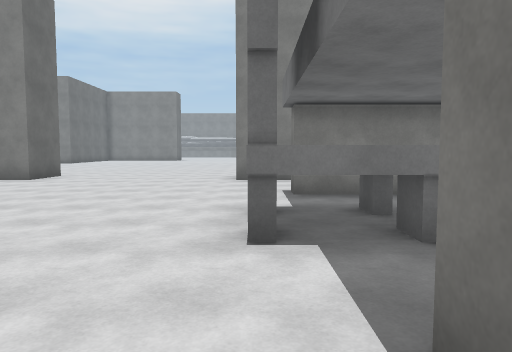
view 1 (above)

24 first-person views from a walk through a scene from a Unity 3-D project. The camera is 1.5 m above the floor, tilts 4° down and sees 70° across. The floor is counted in squares, 2 m on a side. Each view is taken from the middle of a square. On the plan, view 1 faces up. The plan holds only what a view shows up to about 11 squares ahead; the rest is blank. The place goes on beyond the plan. The player is left out. Surface patterns are stand-ins for the level's own textures.

view 2
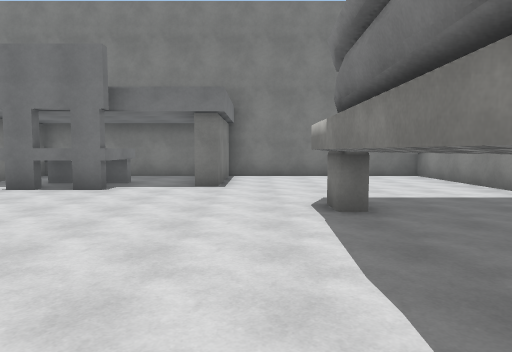

view 3
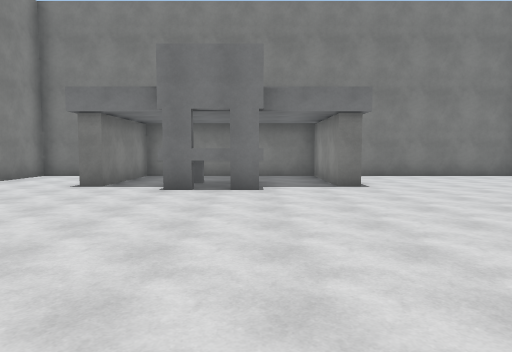

view 4
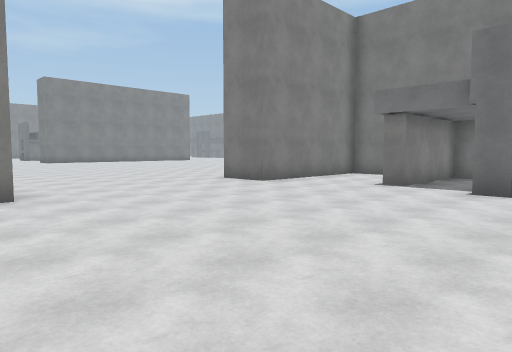

view 5
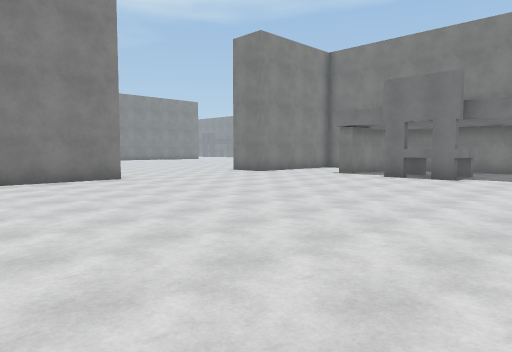

view 6
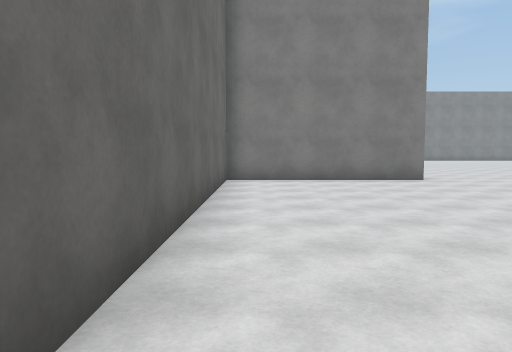

view 7
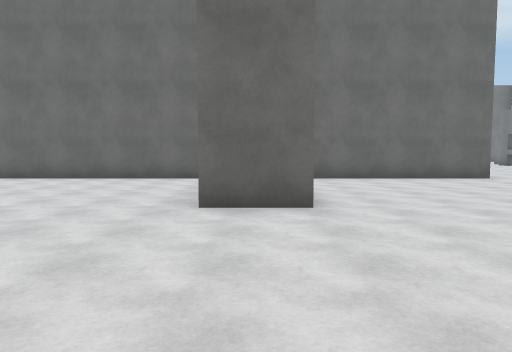

view 8
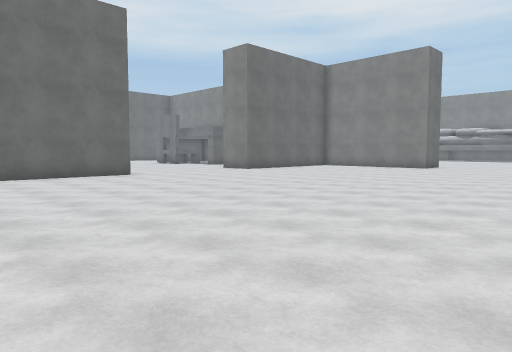

view 9
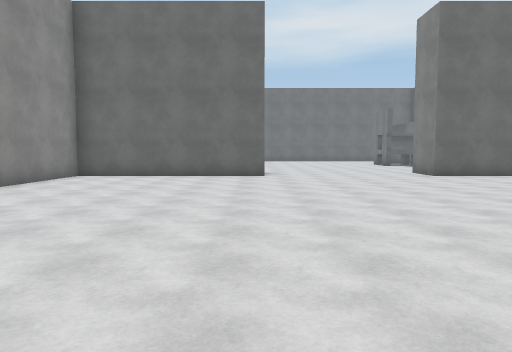

view 10
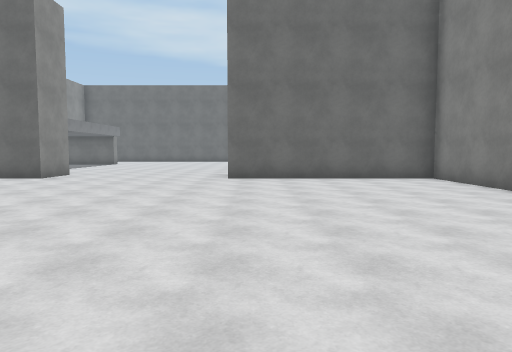

view 11
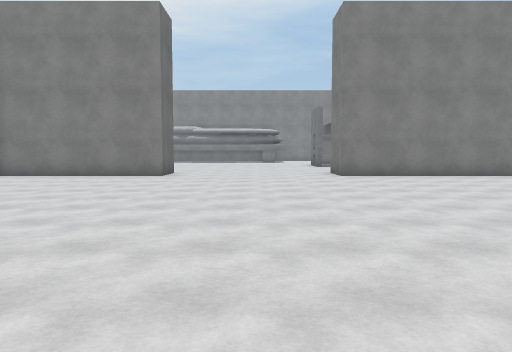

view 12
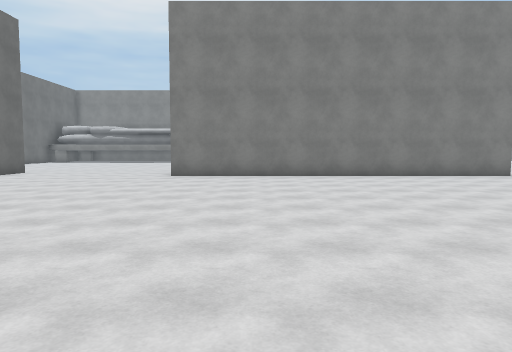

view 13
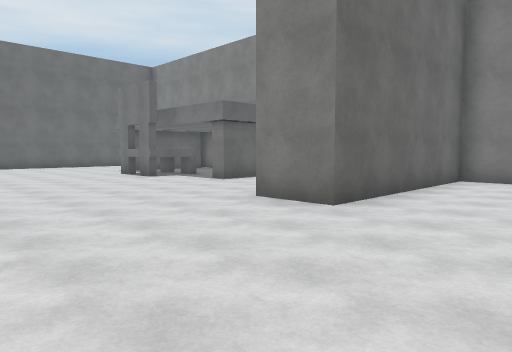

view 14
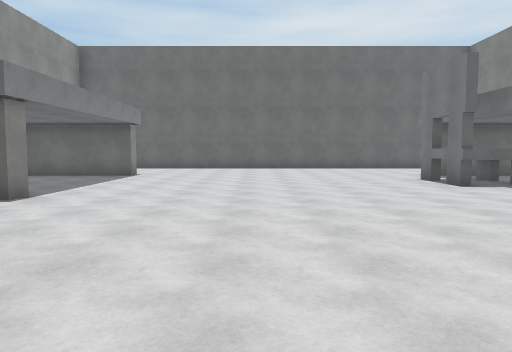

view 15
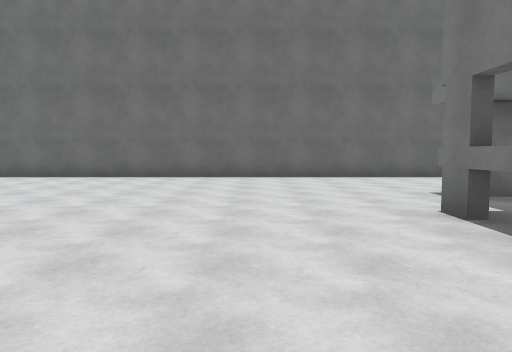

view 16
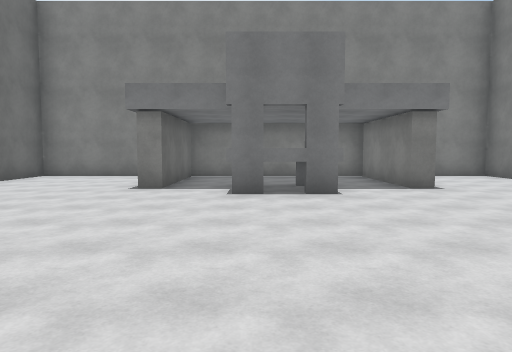

view 17
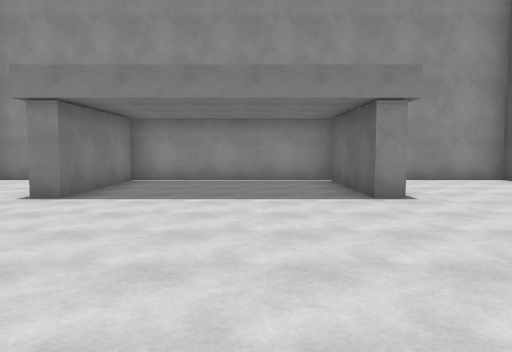

view 18
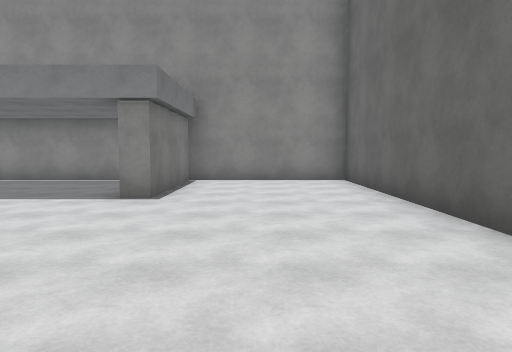

view 19
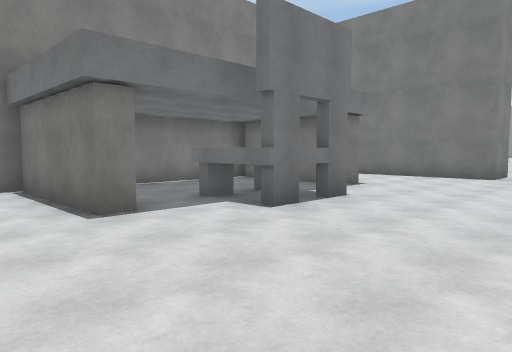

view 20
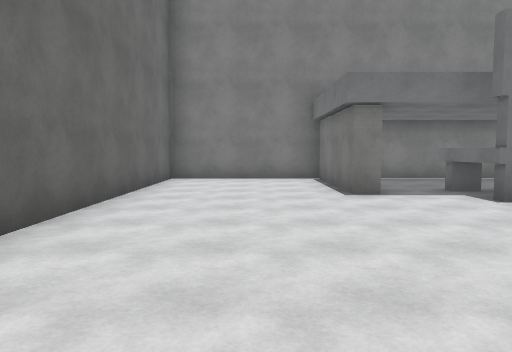

view 21
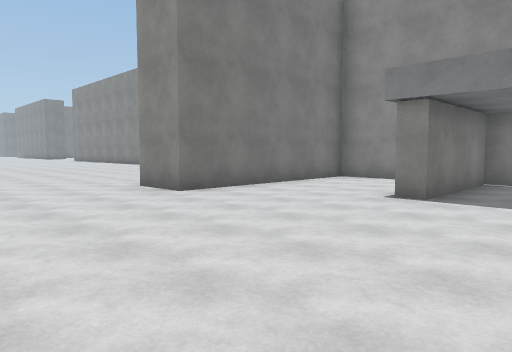

view 22
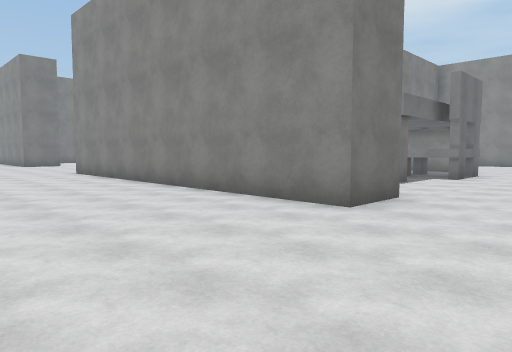

view 23
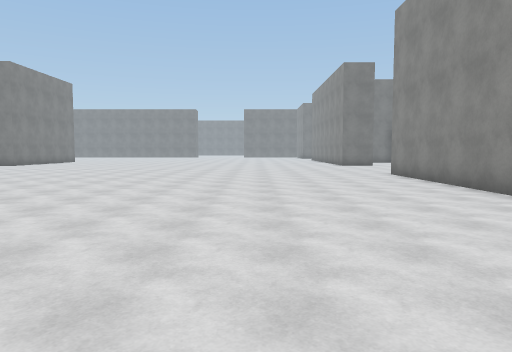

view 24
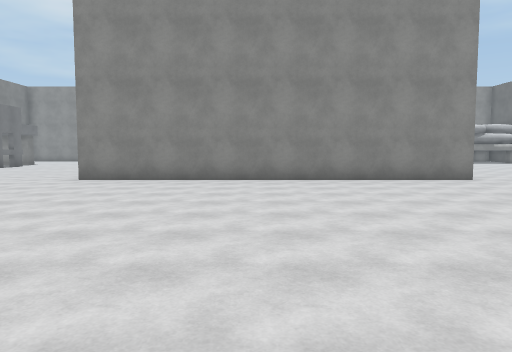

### Floor plan
Key: @ floor where view 1 was taken; # wall or solid block; . floor; T thing the floor can be seen under or through; O other object.
Columns run from 26 left of view 1 to 9 right of it. Each row starts with its distance up from view 1.
 27 #####################.....##########
 26 #....#....# ..##....................
 25 #....#....#...##...................
 24 #....#.OO.#...##...................
 23 #......OO.....##..................
 22 #.............##....................
 21 #...................................
 20 #...................................
 19 #...................................
 18 #...................................
 17 #...................................
 16 #.............##....................
 15 #.............##....................
 14 #....#....#...##....................
 13 #....#....#...##....................
 12 #....#....# ..##....................
 11 #....#....# ..##....................
 10 ########### #########.....##########
  9                #..............#
  8                #..............#
  7                #............. #
  6                #...........####
  5                #..........OO..#
  4                #..........OO..#
  3                #..........OO..#
  2                #..............#
  1                #...........####
  0                 ..........@...#
 -1                     ###TT.....#
 -2                           ....#
 -3                           ....#
 -4                           ....#
 -5                           #####

Where each view was taken, in squares from view 1:
view 1: 0 up, 0 right, facing up
view 2: 0 up, 7 left, facing right
view 3: 3 up, 7 left, facing right
view 4: 3 up, 7 left, facing up-right
view 5: 0 up, 10 left, facing up-right
view 6: 0 up, 10 left, facing up
view 7: 10 up, 1 left, facing left
view 8: 11 up, 0 right, facing up-left
view 9: 16 up, 0 right, facing left
view 10: 22 up, 1 left, facing left
view 11: 16 up, 3 left, facing up
view 12: 16 up, 2 right, facing up
view 13: 17 up, 8 left, facing up-left
view 14: 18 up, 10 left, facing left
view 15: 20 up, 15 left, facing left
view 16: 16 up, 19 left, facing up
view 17: 20 up, 19 left, facing down
view 18: 20 up, 23 left, facing down
view 19: 19 up, 23 left, facing up-right
view 20: 17 up, 23 left, facing up
view 21: 20 up, 18 left, facing down-right
view 22: 15 up, 3 left, facing down-right
view 23: 15 up, 2 left, facing right
view 24: 20 up, 5 right, facing down
